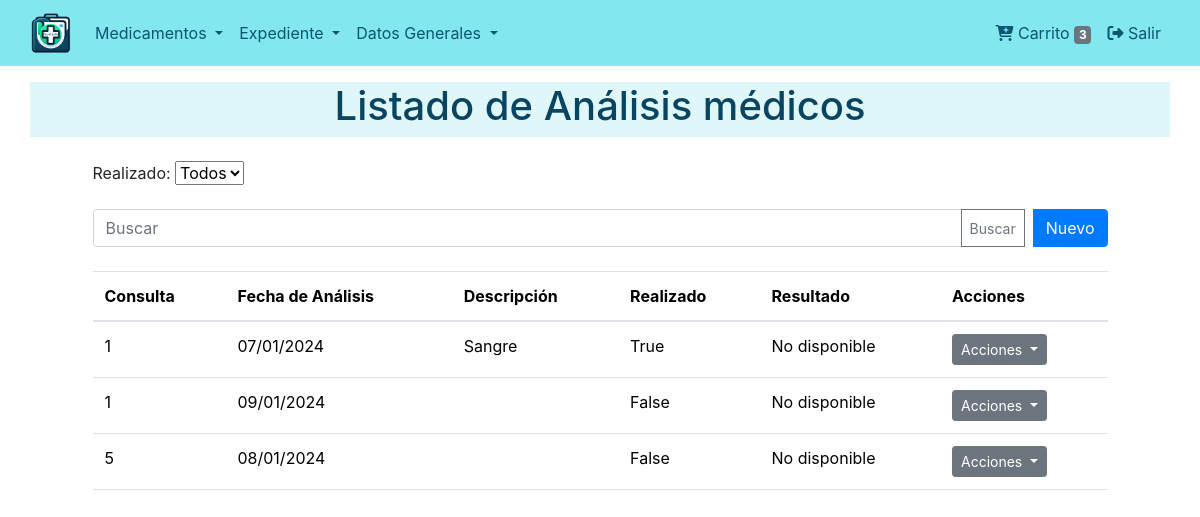
Screenshot of /consultas/analisis/lista/ (signed in) with the database file from the repository.
### consultations/models.py (models this page shows, shortened)
class Analysis(models.Model):
    consulta = models.ForeignKey(Consultation, on_delete=models.CASCADE, related_name='analisis', verbose_name=_("Consulta Relacionada"))
    fecha_analisis = models.DateField(verbose_name=_("Fecha del Análisis"))
    descripcion = models.TextField(blank=True, verbose_name=_("Descripción"))
    resultado_pdf = models.FileField(upload_to='analysis/', null=True, blank=True, verbose_name=_("Resultado del Análisis"))
    realizado = models.BooleanField(default=False, verbose_name=_("Realizado"))
    class Meta:
        verbose_name = _("Análisis")
        verbose_name_plural = _("Análisis")

### consultations/views.py (the view)
# urls.py: path('analisis/lista/', views.AnalysisListView.as_view(), name='analysis_list'),
class AnalysisListView(ListView):
    model = Analysis
    template_name = 'analysis/list.html'
    context_object_name = 'analyses'
    def get_queryset(self):
        queryset = super().get_queryset()
        self.filterset = AnalysisFilter(self.request.GET, queryset=queryset)
        return self.filterset.qs
    def get_context_data(self, **kwargs):
        context = super().get_context_data(**kwargs)
        context['filterset'] = self.filterset
        context['filter_form'] = AnalysisFilterForm(self.request.GET)
        return context

### consultations/forms.py
class AnalysisFilterForm(forms.Form):
    REALIZADO_CHOICES = (
        ('', 'Todos'),
        ('True', 'Sí'),
        ('False', 'No'),
    )
    realizado = forms.ChoiceField(choices=REALIZADO_CHOICES, required=False, label=_("Realizado"))

### dispensers/context_processors.py (called while the page is built)
def cart_processor(request):
    dispenser = get_or_create_dispenser(request)
    return {'cart_item_count': dispenser.products.count() if dispenser else 0}

### dispensers/utils.py (called while the page is built, shortened)
def get_or_create_dispenser(request):
    user = request.user if request.user.is_authenticated else None
    if user:
        dispenser = Dispenser.objects.filter(user=user).first()
        if dispenser:
            request.session['dispenser_id'] = dispenser.dispenser_id
            return dispenser

### consultations/templates/analysis/list.html (shortened to what this page needs)
{% extends 'base.html' %}
{% block content %}
{% include "snippets/title.html" with title='Listado de Análisis médicos' %}
<div class="container">
    <div class="row justify-content-center">
        <div class="col-md-11">
            {% include "analysis/snippets/filter.html" %}
            <table class="table mt-4">
                <thead>
                    <tr>
                        <th>Consulta</th>
                        <th>Fecha de Análisis</th>
                        <th>Descripción</th>
                        <th>Realizado</th>
                        <th>Resultado</th>
                        <th>Acciones</th>
                    </tr>
                </thead>
                <tbody>
                    {% for analysis in analyses %}
                    <tr>
                        <td>{{ analysis.consulta_id }}</td>
                        <td>{{ analysis.fecha_analisis|date:"d/m/Y" }}</td>
                        <td>{{ analysis.descripcion }}</td>
                        <td>{{ analysis.realizado }}</td>
                        <td>
                            {% if analysis.resultado_pdf %}
                                <a href="{{ analysis.resultado_pdf.url }}" target="_blank">Ver Resultado</a>
                            {% else %}
                                No disponible
                            {% endif %}
                        </td>
                        <td>
                            <div class="dropdown">
                                <button class="btn btn-secondary btn-sm dropdown-toggle" type="button" id="dropdownMenuButton{{ forloop.counter }}" data-bs-toggle="dropdown" aria-expanded="false">
                                    Acciones
                                </button>
                            </div>
                        </td>
                    </tr>
                    {% empty %}
                    <tr>
                        <td colspan="6">No hay análisis disponibles.</td>
                    </tr>
                    {% endfor %}
                </tbody>
            </table>
        </div>
    </div>
</div>
{% endblock %}

### rows the page displays
Analysis: consulta_id "1", fecha_analisis "07/01/2024", descripcion "Sangre", realizado "True", resultado_pdf "No disponible"
Analysis: consulta_id "1", fecha_analisis "09/01/2024", realizado "False", resultado_pdf "No disponible"
Analysis: consulta_id "5", fecha_analisis "08/01/2024", realizado "False", resultado_pdf "No disponible"

### other values shown
{{ cart_item_count }} "3"
{{ title }} "Listado de Análisis médicos"
